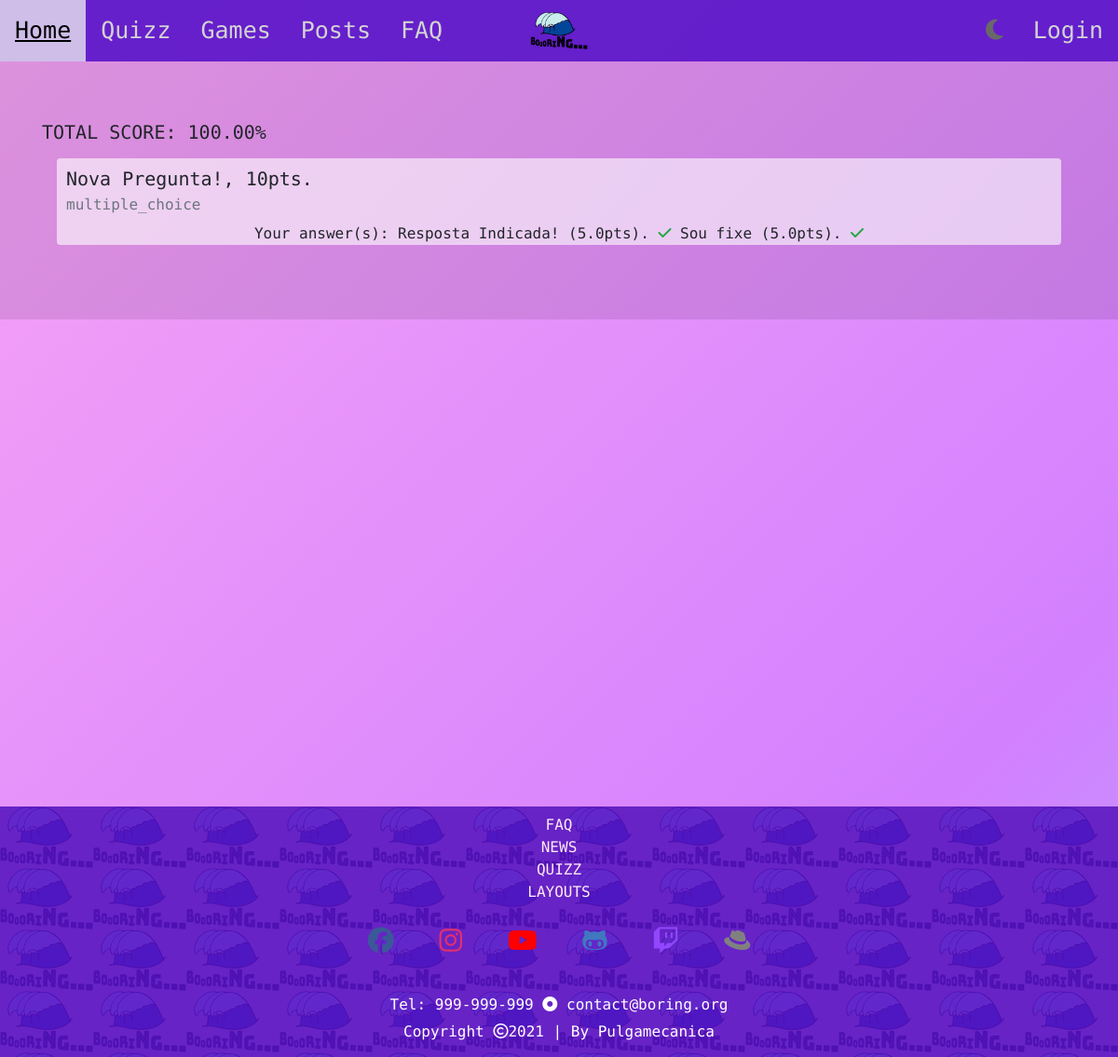
The app's page /quizz_result/1 with its own data.
### boring_website/models.py (models this page shows, shortened)
class QuizzSubmission(models.Model):
    created_at = models.DateTimeField(auto_now_add=True)
    score = models.DecimalField(decimal_places=2, max_digits=5, default=0.0)
    def __str__(self):
        return str(self.score)

class QuestionSubmission(models.Model):
    submission = models.ForeignKey(QuizzSubmission, on_delete=models.CASCADE, related_name='questions_submissions')
    question = models.ForeignKey(Question, on_delete=models.CASCADE, related_name='question_submissions', blank=True, null=True)
    def __str__(self):
        return str(self.question)

class Question(models.Model):
    question = models.CharField(max_length=400)
    points = models.IntegerField(default=10)
    def type(self):
        if len(self.answers.all()) == 0:
            return "open_answer"
        true_options = 0
        for answer in self.answers.all():
            if answer.is_correct:
                true_options += 1
        if true_options == 1:
            return "one_choice"
        else:
            return "multiple_choice"
    def __str__(self):
        return f'{self.question}, {self.points}pts.'

class Answer(models.Model):
    description = models.CharField(max_length=300)
    is_correct = models.BooleanField()
    question = models.ForeignKey(Question, on_delete=models.CASCADE, related_name='answers')
    def answer_points(self):
        return self.question.points/len(self.question.answers.filter(is_correct=True))

class AnswerSubmission(models.Model):
    input = models.CharField(max_length=300)
    answer = models.ForeignKey(Answer, on_delete=models.CASCADE, related_name='answer_submissions', blank=True, null=True)
    question_submission = models.ForeignKey(QuestionSubmission, on_delete=models.CASCADE, related_name='answer_submissions', blank=True, null=True)

### boring_website/views.py (the view)
# urls.py: path('quizz_result/<int:quizz_submission_id>', views.quizz_result, name='quizz_result'),
def quizz_result(request, quizz_submission_id):
    return render(request, 'boring_website/quizz_result.html', {'quizz_submission': QuizzSubmission.objects.get(pk=quizz_submission_id)})

### boring_website/templates/boring_website/quizz_result.html
{% extends 'boring_website/base.html' %}
{% block main %}
    <div class="jumbotron jumbotron-fluid">
        <div class="container">
            <h3 class="lead">TOTAL SCORE: {{quizz_submission}}%</h3>
            {% for question in quizz_submission.questions_submissions.all  %}
                <div class="card m-3">
                    <div <class="card-body">
                        <h5 class="card-title">{{question}}</h5>
                        <h6 class="card-subtitle mb-2 text-muted">{{question.question.type}}</h6>
                        <p class="card-text">Your answer(s):
                            {% for answer in question.answer_submissions.all  %}
                                {{ answer.input }}
                                {% if answer.answer %}
                                    ({{answer.answer.answer_points}}pts).
                                    {% if answer.answer.is_correct %}
                                        <i class="fas fa-check text-success"></i>
                                    {% else %}
                                        <i class="fas fa-times text-danger"></i>
                                    {% endif %}
                                {% endif %}
                            {% endfor %}
                        </p>
                    </div>
                </div>
            {% endfor %}
        </div>
    </div>
{% endblock %}

### boring_website/static/boring_website/css/base.css (style rules this page uses)
* { scroll-behavior: smooth; box-sizing: border-box; padding: 0; margin: 0; }
.jumbotron-fluid { background-color: rgba(0, 0, 0, 0.1) !important; }
.jumbotron { background-color: transparent; }
.card { background-color: rgba(255, 255, 255, 0.6); border: none; }
html { width: 100%; }
body { width: 100%; margin: 0; background: linear-gradient(-45deg, #17eb76, #0be683, #4fe3b9, #8cd5ff, #d380ff, #f7a3f6); background-size: 400% 400%; animation: gradient 10s ease infinite; font-family: 'Nova Mono', monospace; }

### boring_website/static/boring_website/css/home.css (style rules this page uses)
.intro-box h1, h5, h6, p { margin: 10px; }
.donation-box h1, .donation-box h2, p { text-align: center; }

### records on screen
QuizzSubmission: score "100.00"
QuestionSubmission: question.points "Nova Pregunta!, 10pts.", question.type "multiple_choice"
AnswerSubmission: input "Resposta Indicada!", answer.answer_points "5.0"
AnswerSubmission: input "Sou fixe", answer.answer_points "5.0"
